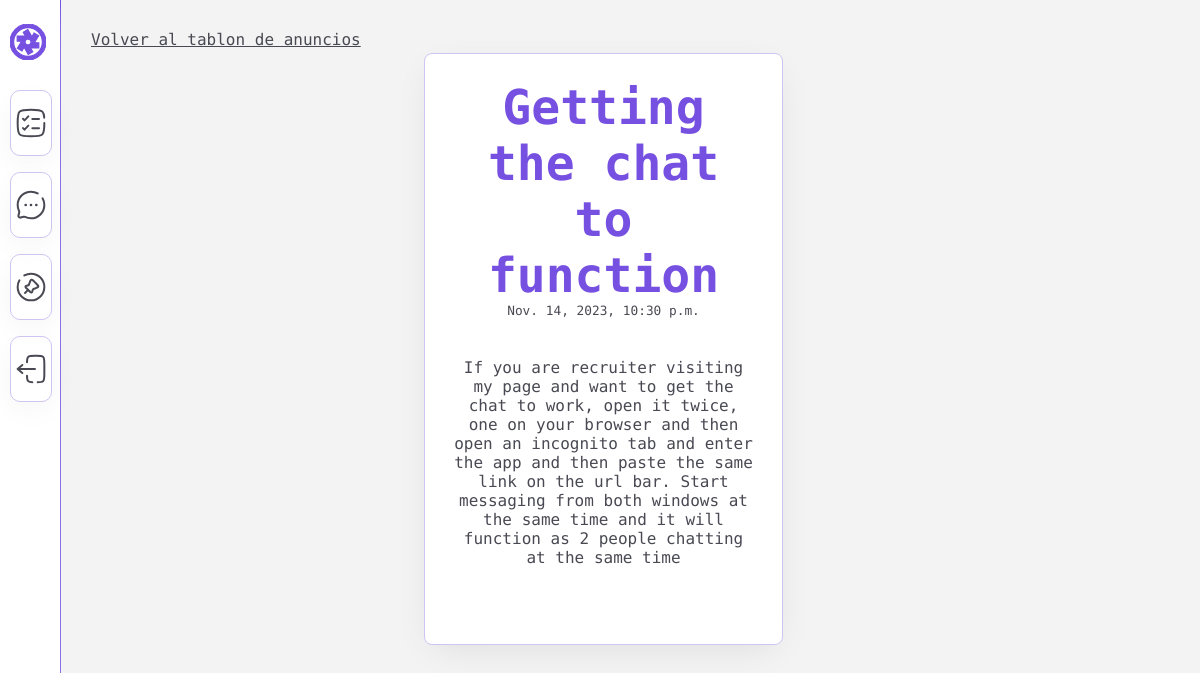
The page /bulletinboard/post/9 on the database its author committed.
### bulletinboard/models.py (models this page shows, shortened)
class Post(models.Model):
    title = models.CharField(max_length=100)
    body = models.CharField(max_length=1000000)
    created_at = models.DateTimeField(default=datetime.now, blank=True)

### bulletinboard/views.py (the view)
# urls.py: path('post/<str:pk>', views.post, name='post')]
def post(request, pk):
    posts = Post.objects.get(id=pk)
    return render(request, 'BulletinBoard/posts.html', {'posts': posts})

### Templates/BulletinBoard/posts.html
{% extends 'Layout/layout.html'%} {% block content %}
<section class="container">
    <div class="containerPage">
        <a class="" href="{% url 'bulletinboard' %}">Volver al tablon de anuncios </a>
        <div class="cardBulletin">
            <article>
                <h1>{{posts.title}}</h1>
                <span>{{posts.created_at}}</span>
                <p>{{posts.body}}</p>
            </article>
        </div>
    </div>
</section>
{% endblock content %}

### static/css/layout.css (style rules this page uses)
* { scrollbar-width: auto; scrollbar-color: var(--morado) var(--fondo); }
:root { --morado: #7650e1; --morado-oscuro: #59409d; --morado-claro: #d0c4f2; --fondo: #f3f3f3; --blanco: #ffffff; --texto: #494953; --texto-oscuro: #1e1e22; }
* { margin: 0; padding: 0; }
body { box-sizing: border-box; display: flex; height: 100vh; overflow: hidden; width: 100vw; }
h1, h2, h3, h4, h5, h6, p, span, label, input, a, button, textarea { font-family: 'M PLUS 1 Code', monospace; color: var(--texto) }
.container { display: flex; flex-direction: column; width: 100%; height: 100vh; }

### static/css/home.css (style rules this page uses)
.containerPage { height: 100%; padding: 30px; }

### rows shown on the page
Post: title "Getting the chat to function", created_at "Nov. 14, 2023, 10:30 p.m.", body "If you are recruiter visiting my page and want to get the chat to work, open it twice, one on your browser and then open an incognito tab and enter the app and then paste the same link on the url bar. Start messaging from both windows at the same time and it will function as 2 people chatting at the same time"
